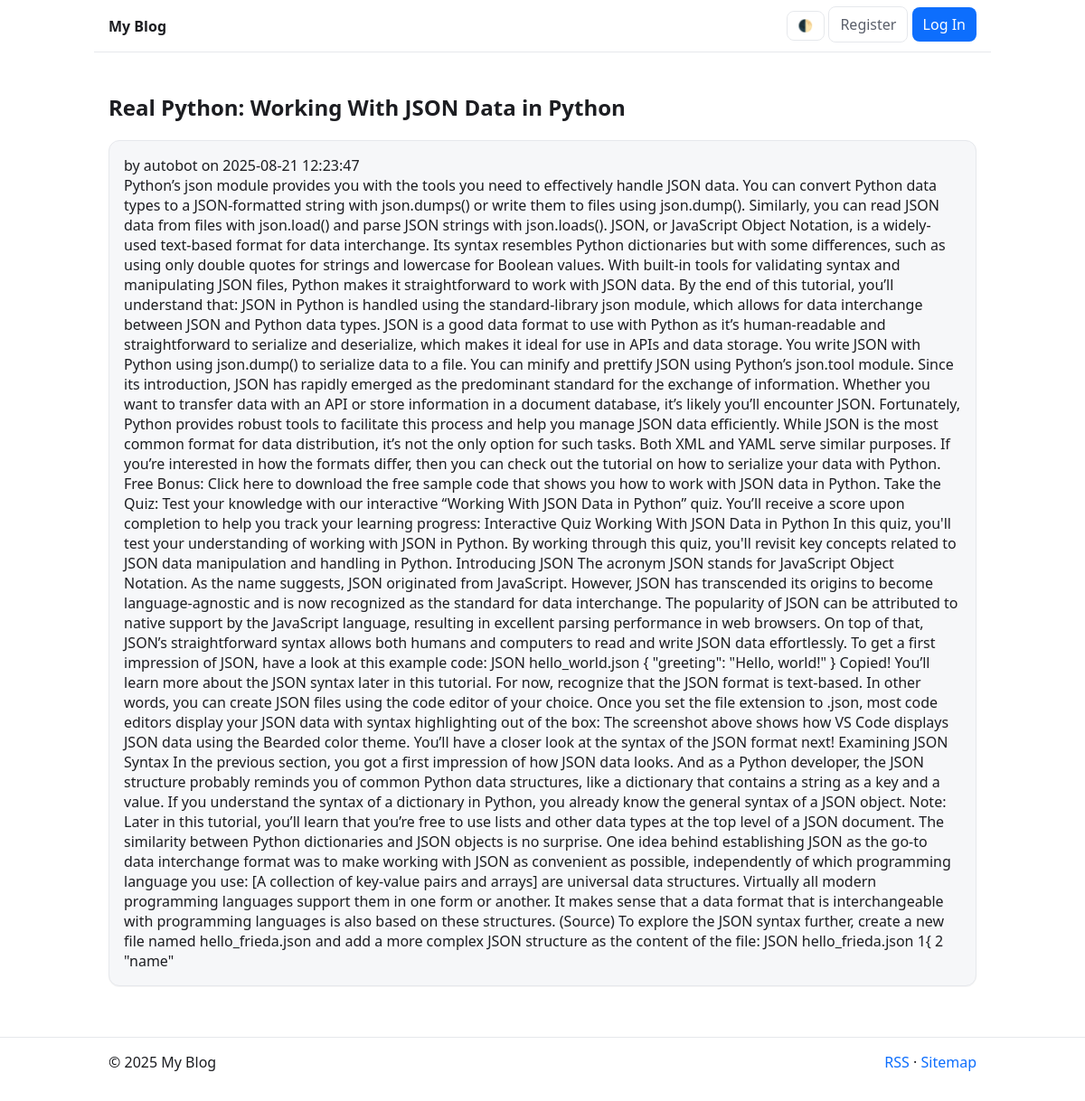
The page /1 on the database its author committed.
### tables this page shows
CREATE TABLE post (
  id INTEGER PRIMARY KEY AUTOINCREMENT,
  author_id INTEGER NOT NULL,
  title TEXT NOT NULL,
  body TEXT NOT NULL,
  source_url TEXT UNIQUE,
  created_at TIMESTAMP NOT NULL DEFAULT CURRENT_TIMESTAMP,
  updated_at TIMESTAMP,
  FOREIGN KEY (author_id) REFERENCES user (id)
);

CREATE TABLE user (
  id INTEGER PRIMARY KEY AUTOINCREMENT,
  username TEXT UNIQUE NOT NULL,
  password TEXT NOT NULL,
  created_at TIMESTAMP NOT NULL DEFAULT CURRENT_TIMESTAMP
);

### blog/blog.py (the view)
@bp.route("/<int:id>")
def detail(id: int) -> str:
    post = get_post(id, check_author=False)
    return cast(str, render_template("blog/detail.html", post=post))

### blog/auth.py (called while the page is built)
@bp.before_app_request
def load_logged_in_user() -> None:
    user_id = session.get("user_id")
    if user_id is None:
        g.user = None
    else:
        db_conn = get_database_connection()
        g.user = db_conn.execute("SELECT * FROM user WHERE id = ?", (user_id,)).fetchone()

### blog/blog.py (called while the page is built)
def get_post(post_id: int, check_author: bool = True):
    db_conn = get_database_connection()
    post = db_conn.execute(
        """
        SELECT p.id, p.title, p.body, p.created_at, p.updated_at, p.author_id, u.username
        FROM post p JOIN user u ON p.author_id = u.id
        WHERE p.id = ?
        """,
        (post_id,),
    ).fetchone()
    if post is None:
        abort(404, f"Post id {post_id} does not exist.")
    if check_author and post["author_id"] != g.user["id"]:
        abort(403)
    return post

### blog/db.py (called while the page is built)
def get_database_connection() -> sqlite3.Connection:
    if "db_conn" not in g:
        g.db_conn = sqlite3.connect(
            current_app.config["DATABASE"], detect_types=sqlite3.PARSE_DECLTYPES
        )
        g.db_conn.row_factory = sqlite3.Row
    return g.db_conn  # type: ignore[return-value]

def close_database_connection(_: Any | None = None) -> None:
    db_conn: sqlite3.Connection | None = g.pop("db_conn", None)
    if db_conn is not None:
        db_conn.close()

### blog/templates/blog/detail.html (shortened to what this page needs)
{% extends 'base.html' %}
{% block header %}
  <h2>{% block title %}{{ post['title'] }}{% endblock %}</h2>
{% endblock %}
{% block content %}
  <article class="card post">
    <header>
      <div class="about">by {{ post['username'] }} on {{ post['created_at'] }}</div>
    </header>
    <div class="body">{{ post['body'] }}</div>
  </article>
{% endblock %}

### blog/static/style.css (style rules this page uses)
:root { --bg: #0b0c0f; --panel: #12151a; --text: #e6e6e6; --muted: #a3a3a3; --brand: #6ea8fe; --link: #8ab4ff; --border: #262a33; --danger: #ef476f; }
[data-theme="light"] { --bg: #ffffff; --panel: #f6f7f9; --text: #1c1d21; --muted: #5a5f6a; --brand: #0d6efd; --link: #0d6efd; --border: #e6e8ec; --danger: #dc3545; }
html { font-family: system-ui, -apple-system, Segoe UI, Roboto, Helvetica, Arial, sans-serif; }
body { background: var(--bg); color: var(--text); margin: 0; }
.card { background: var(--panel); border: 1px solid var(--border); border-radius: 12px; padding: 1rem; box-shadow: 0 1px 0 rgba(0,0,0,0.04); }

### rows shown on the page
post: title "Real Python: Working With JSON Data in Python", created_at "2025-08-21 12:23:47", body "Python’s json module provides you with the tools you need to effectively handle JSON data. You can convert Python data types to a JSON-formatted string with json.dumps() or write them to files using json.dump(). Similarly, you can read JSON data from files with json.load() and parse JSON strings with json.loads(). JSON, or JavaScript Object Notation, is a widely-used text-based format for data interchange. Its syntax resembles Python dictionaries but with some differences, such as using only double quotes for strings and lowercase for Boolean values. With built-in tools for validating syntax and manipulating JSON files, Python makes it straightforward to work with JSON data. By the end of…"
user: username "autobot"

### other values the page prints
{{ 2025 }} "2025"
